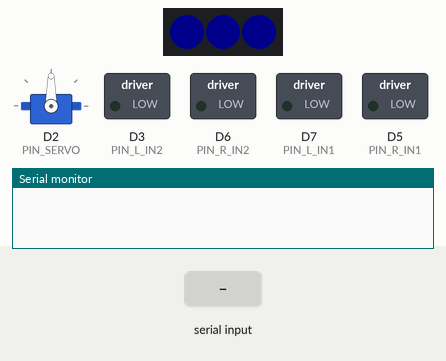
A sketch run on a simulated ESP8266 (Wemos D1 mini). Parts: servo, 3 RGB LEDs in strip order, left to right, switched loads named in the sketch (green lamp = pin HIGH), the last lines printed to the serial monitor. The test bench sets the inputs (shaded band). Dim RGB values are drawn brighter than linear; WiFi joins after 1.5 s; servers stay silent unless stated; a WiFi scan finds three made-up networks; EEPROM starts erased.

Above: at 0.1 s.
At 3.3 s:
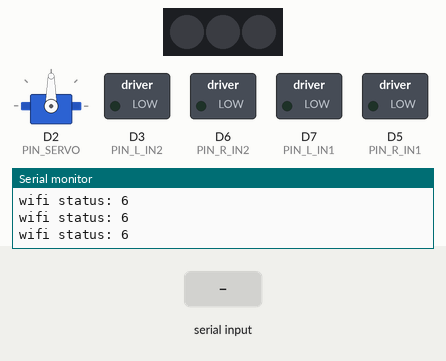
At 5.0 s:
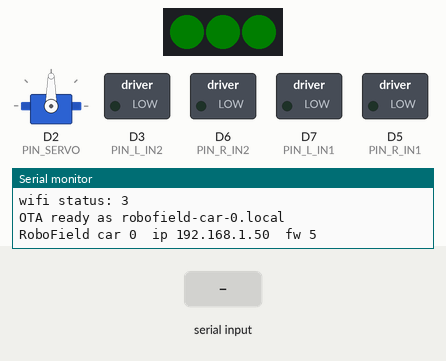
5.1 s: "info\n" received over Serial
6.6 s: "id ,45\n" received over Serial
Timing chart, 0 to 9.6 s (numbered marks = the images above; inputs shaded):
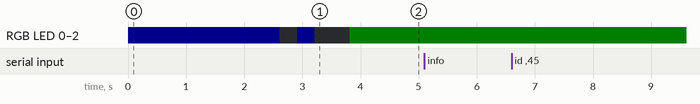

The sketch:

robofield_car.ino
```cpp
// RoboField car firmware - Wemos D1 Mini (ESP8266)
// Same protocol/behaviour as the ESP32-C3 version; only chip-specific calls differ
// (WiFi event API, software PWM instead of LEDC, Servo library, EEPROM instead of Preferences).
#include <Arduino.h>
#include <ESP8266WiFi.h>
#include <WiFiUdp.h>
#include <ArduinoOTA.h>
#include <EEPROM.h>
#include <Servo.h>
#include <Adafruit_NeoPixel.h>
#include "protocol.h"
#include "config.h"
#include "secrets.h"

static WiFiUDP udp;
static Servo gripperServo;
static Adafruit_NeoPixel leds(NUM_LEDS, PIN_LEDS, NEO_GRB + NEO_KHZ800);
static WiFiEventHandler disconnectHandler;

static uint8_t robotId = 0;
static rf_command_t cmd = {};
static bool haveCmd = false;
static uint32_t lastCmdMs = 0;
static bool watchdogTripped = true;
static bool lowBattery = false;
static bool otaActive = false;
static uint16_t batteryMv = 0;
static float target[2] = {0, 0}, duty[2] = {0, 0};
static float desiredTarget[2] = {0, 0};
static float lastDir[2] = {0, 0};
static uint32_t reverseUntil[2] = {0, 0};

// ------------------------------------------------------------------ motors
static const uint32_t PWM_MAX = (1u << MOTOR_PWM_BITS) - 1;
static const float DEADZONE[2] = {LEFT_DEADZONE, RIGHT_DEADZONE};

static void writeMotor(int side, float d, bool brake) {
#ifdef DRIVER_DUAL_PWM
  int in1 = side == 0 ? PIN_L_IN1 : PIN_R_IN1;
  int in2 = side == 0 ? PIN_L_IN2 : PIN_R_IN2;
  if (brake) { analogWrite(in1, PWM_MAX); analogWrite(in2, PWM_MAX); return; }
  float mag = fabsf(d);
  float comp = mag > 0.001f ? min(1.0f, DEADZONE[side] + (1.0f - DEADZONE[side]) * mag) : 0.0f;
  uint32_t v = (uint32_t)(comp * PWM_MAX);
  if (d > 0) { analogWrite(in1, v); analogWrite(in2, 0); }
  else       { analogWrite(in1, 0); analogWrite(in2, v); }
#else
  int pwm = side == 0 ? PIN_PWMA : PIN_PWMB;
  int in1 = side == 0 ? PIN_AIN1 : PIN_BIN1;
  int in2 = side == 0 ? PIN_AIN2 : PIN_BIN2;
  if (brake) { digitalWrite(in1, HIGH); digitalWrite(in2, HIGH); analogWrite(pwm, 0); return; }
  float mag = fabsf(d);
  float comp = mag > 0.001f ? min(1.0f, DEADZONE[side] + (1.0f - DEADZONE[side]) * mag) : 0.0f;
  digitalWrite(in1, d > 0); digitalWrite(in2, d < 0);
  analogWrite(pwm, (uint32_t)(comp * PWM_MAX));
#endif
}

static void motorsOff() {
  desiredTarget[0] = desiredTarget[1] = 0;
  target[0] = target[1] = duty[0] = duty[1] = 0;
  lastDir[0] = lastDir[1] = 0;
  reverseUntil[0] = reverseUntil[1] = 0;
  writeMotor(0, 0, false); writeMotor(1, 0, false);
#ifdef DRIVER_TB6612
  digitalWrite(PIN_STBY, LOW);
#endif
}

static void motorsSetup() {
  analogWriteRange(PWM_MAX);
  analogWriteFreq(MOTOR_PWM_HZ);
#ifdef DRIVER_DUAL_PWM
  for (int p : {PIN_L_IN1, PIN_L_IN2, PIN_R_IN1, PIN_R_IN2}) pinMode(p, OUTPUT);
#else
  for (int p : {PIN_AIN1, PIN_AIN2, PIN_BIN1, PIN_BIN2, PIN_STBY}) pinMode(p, OUTPUT);
#endif
  motorsOff();
}

static void motorsUpdate(float dt, uint32_t now, bool brake) {
  (void)now;
  target[0] = desiredTarget[0];
  target[1] = desiredTarget[1];
  float step = DUTY_RAMP_PER_S * dt;
  for (int i = 0; i < 2; i++) {
    float e = target[i] - duty[i];
    duty[i] += e > step ? step : (e < -step ? -step : e);
  }
#ifdef DRIVER_TB6612
  digitalWrite(PIN_STBY, (duty[0] != 0 || duty[1] != 0 || brake) ? HIGH : LOW);
#endif
  writeMotor(0, LEFT_REVERSED ? -duty[0] : duty[0], brake);
  writeMotor(1, RIGHT_REVERSED ? -duty[1] : duty[1], brake);
}

// ------------------------------------------------------------------ servo, leds, battery
static void setServo(uint8_t angle) {
  gripperServo.write(constrain(angle, 0, 180));
}

static void setLeds(const uint8_t *rgb) {
  for (int i = 0; i < NUM_LEDS; i++) leds.setPixelColor(i, rgb[3 * i], rgb[3 * i + 1], rgb[3 * i + 2]);
  leds.show();
}

static void setAllLeds(uint8_t r, uint8_t g, uint8_t b) {
  for (int i = 0; i < NUM_LEDS; i++) leds.setPixelColor(i, r, g, b);
  leds.show();
}

static void updateBattery() {
#if ENABLE_BATTERY_MONITOR
  batteryMv = (uint16_t)((analogRead(PIN_VBAT) / 1023.0f) * 3200.0f * VBAT_DIVIDER);
  if (batteryMv < VBAT_CUTOFF_MV && batteryMv > 1000) lowBattery = true;
  else if (batteryMv > VBAT_RECOVER_MV) lowBattery = false;
#else
  batteryMv = 0;
  lowBattery = false;
#endif
}

// ------------------------------------------------------------------ identity (EEPROM, not Preferences)
static void setRobotId(uint8_t id) {
  if (id > 19) return;
  robotId = id;
  EEPROM.write(0, id);
  EEPROM.commit();
  Serial.printf("robot id set to %d (restart to apply the new OTA name)\n", id);
}

static void handleSerial() {
  static String line;
  while (Serial.available()) {
    char c = Serial.read();
    if (c == '\n' || c == '\r') {
      line.trim();
      if (line.startsWith("id ")) setRobotId(line.substring(3).toInt());
      else if (line == "info") Serial.printf("id %d  ip %s  rssi %d  battery %u mV  fw %d\n", robotId,
                                             WiFi.localIP().toString().c_str(), WiFi.RSSI(), batteryMv, FW_VERSION);
      line = "";
    } else line += c;
  }
}

// ------------------------------------------------------------------ network
static void handleUdp() {
  int n;
  while ((n = udp.parsePacket()) > 0) {
    uint8_t buf[32];
    int len = udp.read(buf, sizeof(buf));
    if (len == sizeof(rf_command_t)) {
      rf_command_t *c = (rf_command_t *)buf;
      if (c->magic != RF_MAGIC || c->version != RF_VERSION || c->type != RF_TYPE_COMMAND) continue;
      if (rf_crc8(buf, len - 1) != c->crc) continue;
      if (c->robot_id != robotId && c->robot_id != RF_BROADCAST_ID) continue;
      cmd = *c; haveCmd = true;
    } else if (len == sizeof(rf_config_t)) {
      rf_config_t *c = (rf_config_t *)buf;
      if (c->magic == RF_MAGIC && c->type == RF_TYPE_CONFIG && rf_crc8(buf, len - 1) == c->crc) setRobotId(c->new_id);
    }
  }
}

static void sendStatus() {
  rf_status_t s = {RF_MAGIC, RF_VERSION, RF_TYPE_STATUS, robotId, cmd.seq, batteryMv, FW_VERSION,
                   (uint8_t)((watchdogTripped ? RF_STATUS_WATCHDOG : 0) | (lowBattery ? RF_STATUS_LOW_BATTERY : 0)),
                   (int8_t)WiFi.RSSI(), 0};
  s.crc = rf_crc8((uint8_t *)&s, sizeof(s) - 1);
  udp.beginPacket(IPAddress(255, 255, 255, 255), RF_UDP_STATUS_PORT);
  udp.write((uint8_t *)&s, sizeof(s));
  udp.endPacket();
}

static void setupOta() {
  char host[32];
  snprintf(host, sizeof(host), "robofield-car-%d", robotId);
  ArduinoOTA.setHostname(host);
  ArduinoOTA.setPassword(OTA_PASSWORD);
  ArduinoOTA.onStart([]() { otaActive = true; motorsOff(); setAllLeds(60, 0, 60); });
  ArduinoOTA.onEnd([]() { setAllLeds(0, 60, 0); });
  ArduinoOTA.onError([](ota_error_t e) { otaActive = false; setAllLeds(60, 0, 0); });
  ArduinoOTA.begin();
  Serial.printf("OTA ready as %s.local\n", host);
}

// ------------------------------------------------------------------ main
void setup() {
  Serial.begin(115200);
  motorsSetup();
  gripperServo.attach(PIN_SERVO);
  setServo(90);
  leds.begin(); leds.setBrightness(LED_BRIGHTNESS); setAllLeds(0, 0, 40);

  EEPROM.begin(4);
  robotId = EEPROM.read(0);
  if (robotId > 19) robotId = 0;        // unwritten flash reads as 0xFF

  WiFi.mode(WIFI_STA);
  disconnectHandler = WiFi.onStationModeDisconnected([](const WiFiEventStationModeDisconnected &evt) {
    Serial.printf("disconnect reason: %d\n", (int)evt.reason);
  });
  WiFi.setSleepMode(WIFI_NONE_SLEEP);
  WiFi.setOutputPower(8.5);
  WiFi.disconnect(true);
  delay(300);

  Serial.println("scanning for WiFi networks...");
  int n = WiFi.scanNetworks();
  for (int i = 0; i < n; i++) {
    Serial.printf("  [%d] \"%s\"  rssi %d  ch %d  auth %d\n", i, WiFi.SSID(i).c_str(), WiFi.RSSI(i),
                  WiFi.channel(i), (int)WiFi.encryptionType(i));
  }

  for (int attempt = 1; attempt <= 5 && WiFi.status() != WL_CONNECTED; attempt++) {
    Serial.printf("connect attempt %d...\n", attempt);
    WiFi.begin(WIFI_SSID, WIFI_PASSWORD);
    uint32_t t0 = millis();
    while (WiFi.status() != WL_CONNECTED && millis() - t0 < 8000) {
      setAllLeds(0, 0, (millis() / 250) % 2 ? 40 : 0); delay(300); handleSerial();
      Serial.printf("wifi status: %d\n", WiFi.status());
    }
    if (WiFi.status() != WL_CONNECTED) { WiFi.disconnect(true); delay(1500); }
  }

  udp.begin(RF_UDP_CMD_PORT);
  setupOta();
  Serial.printf("RoboField car %d  ip %s  fw %d\n", robotId, WiFi.localIP().toString().c_str(), FW_VERSION);
}

void loop() {
  static uint32_t lastUs = micros(), lastStatus = 0, lastBlink = 0;
  uint32_t nowUs = micros();
  float dt = (nowUs - lastUs) * 1e-6f; lastUs = nowUs;
  uint32_t now = millis();

  ArduinoOTA.handle();
  handleSerial();
  if (otaActive) return;
  if (WiFi.status() != WL_CONNECTED) {
    motorsOff(); watchdogTripped = true;
    setAllLeds(0, 0, (now / 250) % 2 ? 40 : 0);
    return;
  }

  handleUdp();
  bool brake = false;
  if (haveCmd) {
    haveCmd = false; lastCmdMs = now; watchdogTripped = false;
    bool enable = (cmd.flags & RF_FLAG_ENABLE) && !lowBattery;
    brake = cmd.flags & RF_FLAG_BRAKE;
    desiredTarget[0] = enable ? constrain(cmd.left, -1000, 1000) / 1000.0f : 0;
    desiredTarget[1] = enable ? constrain(cmd.right, -1000, 1000) / 1000.0f : 0;
    setServo(cmd.servo);
    if (!lowBattery) setLeds(cmd.leds);
  }
  if (!watchdogTripped && now - lastCmdMs > WATCHDOG_MS) {
    watchdogTripped = true; motorsOff();
  }
  motorsUpdate(dt, now, brake && !watchdogTripped);

  if (now - lastStatus >= STATUS_PERIOD_MS) {
    lastStatus = now; updateBattery();
    if (lowBattery) motorsOff();
    sendStatus();
  }
  if (lowBattery && now - lastBlink > 300) {
    lastBlink = now; static bool on = false; on = !on; setAllLeds(on ? 80 : 0, 0, 0);
  } else if (watchdogTripped && !lowBattery && now - lastBlink > 1000) {
    lastBlink = now; setAllLeds(0, 15, 0);
  }
}
```

protocol.h
```cpp
// Packet definitions — must match docs/protocol.md and robofield/comm/protocol.py
#pragma once
#include <stdint.h>
#include <stddef.h>

#define RF_MAGIC 0xA5
#define RF_VERSION 1
#define RF_TYPE_COMMAND 0x01
#define RF_TYPE_STATUS 0x02
#define RF_BROADCAST_ID 255

#define RF_FLAG_ENABLE 0x01
#define RF_FLAG_BRAKE 0x02
#define RF_STATUS_WATCHDOG 0x01
#define RF_STATUS_LOW_BATTERY 0x02

#define RF_TYPE_CONFIG 0x03        // set the robot id (sent to one car's IP)

#define RF_ESPNOW_CHANNEL 1
#define RF_UDP_CMD_PORT 4210        // cars listen here for commands / config
#define RF_UDP_STATUS_PORT 4211     // cars broadcast status here

typedef struct __attribute__((packed)) {
  uint8_t magic, version, type, robot_id;
  uint16_t seq;
  int16_t left, right;   // -1000..1000
  uint8_t servo;         // 0..180
  uint8_t leds[9];       // RGB x3
  uint8_t flags;
  uint8_t crc;
} rf_command_t;

typedef struct __attribute__((packed)) {
  uint8_t magic, version, type, robot_id;
  uint16_t seq_ack;
  uint16_t battery_mv;
  uint8_t fw_version;
  uint8_t status;
  int8_t rssi;
  uint8_t crc;
} rf_status_t;

typedef struct __attribute__((packed)) {
  uint8_t magic, version, type;   // type = RF_TYPE_CONFIG
  uint8_t new_id;                 // 0..19
  uint8_t reserved;
  uint8_t crc;
} rf_config_t;

static_assert(sizeof(rf_command_t) == 22, "command packet must be 22 bytes");
static_assert(sizeof(rf_config_t) == 6, "config packet must be 6 bytes");
static_assert(sizeof(rf_status_t) == 12, "status packet must be 12 bytes");

// CRC-8, polynomial 0x07, init 0x00
static inline uint8_t rf_crc8(const uint8_t *data, size_t len) {
  uint8_t crc = 0;
  for (size_t i = 0; i < len; i++) {
    crc ^= data[i];
    for (int b = 0; b < 8; b++) crc = (crc & 0x80) ? (uint8_t)((crc << 1) ^ 0x07) : (uint8_t)(crc << 1);
  }
  return crc;
}
```

secrets.example.h
```cpp
// Copy this file to secrets.h (git-ignored) and put in your 2.4 GHz WiFi.
#pragma once
#define WIFI_SSID     "your-wifi-name"
#define WIFI_PASSWORD "your-wifi-password"
```

config.h
```cpp
// RoboField car configuration - Wemos D1 Mini (ESP8266)
#pragma once

// ---------------- motor driver ----------------
#define DRIVER_DUAL_PWM
// #define DRIVER_TB6612

#ifdef DRIVER_DUAL_PWM
  #define PIN_R_IN1 D5
  #define PIN_R_IN2 D6
  #define PIN_L_IN1 D7
  #define PIN_L_IN2 D3
#else
  #define PIN_PWMA D5
  #define PIN_AIN1 D6
  #define PIN_AIN2 D1
  #define PIN_PWMB D7
  #define PIN_BIN1 D8
  #define PIN_BIN2 D0
  #define PIN_STBY D3
#endif

#define PIN_SERVO D2
#define PIN_LEDS D1     // moved here since D7 is now a motor pin
#define PIN_VBAT A0
#define NUM_LEDS 3
#define LEFT_DEADZONE  0.26f
#define RIGHT_DEADZONE 0.20f
#define LEFT_REVERSED  false
#define RIGHT_REVERSED false
#define LEFT_TRIM  1.0f
#define RIGHT_TRIM 1.0f   // lower whichever wheel is "winning" the drift
// ---------------- behaviour ----------------
#define MOTOR_PWM_HZ 1000
#define MOTOR_PWM_BITS 10
#define WATCHDOG_MS 200
#define STATUS_PERIOD_MS 100
#define DUTY_RAMP_PER_S 6.0f
#define REVERSE_DEAD_MS 80

#define ENABLE_BATTERY_MONITOR false
#define VBAT_DIVIDER 4.03f
#define VBAT_CUTOFF_MV 6600
#define VBAT_RECOVER_MV 7000
#define LED_BRIGHTNESS 80
#define FW_VERSION 5
#define OTA_PASSWORD "robofield"
```
